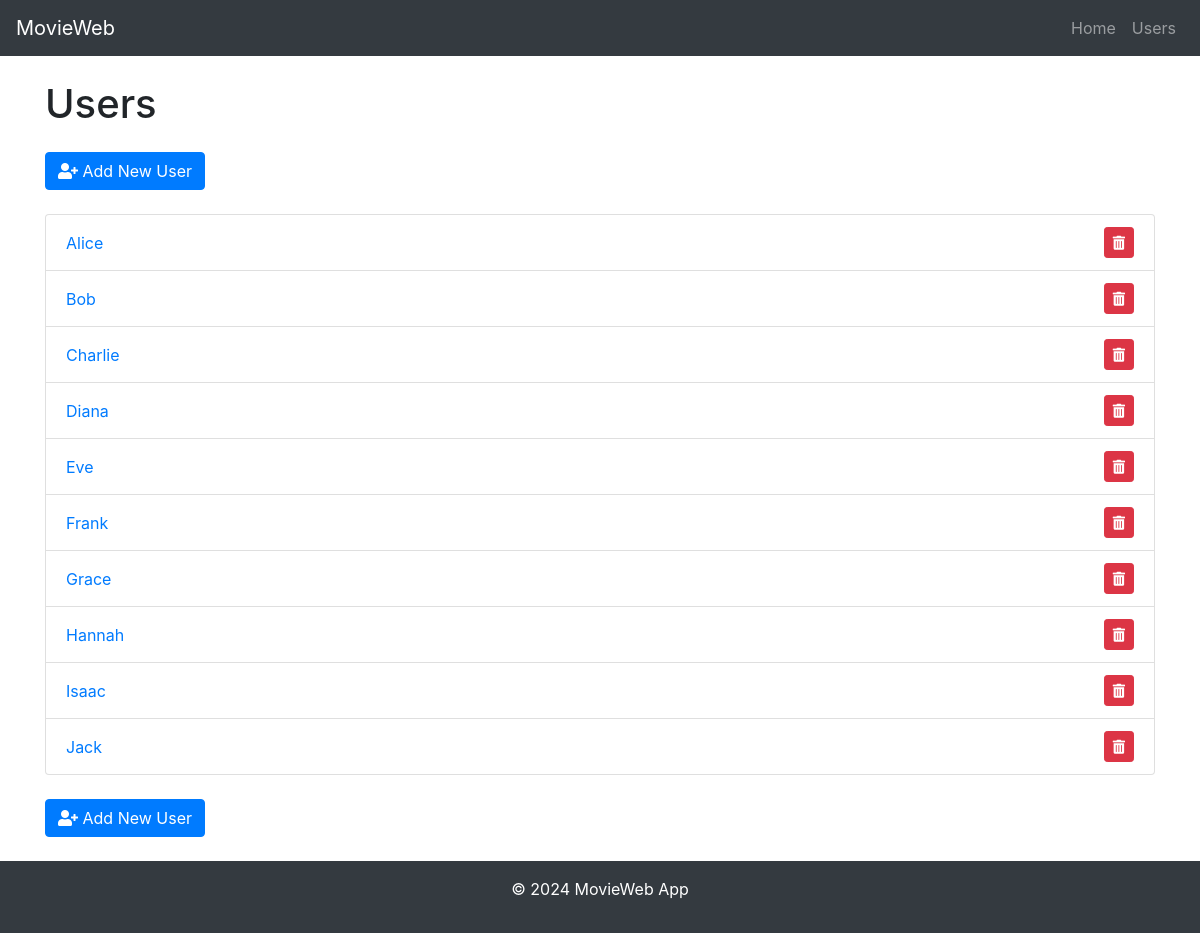
The app's page /users, older data.
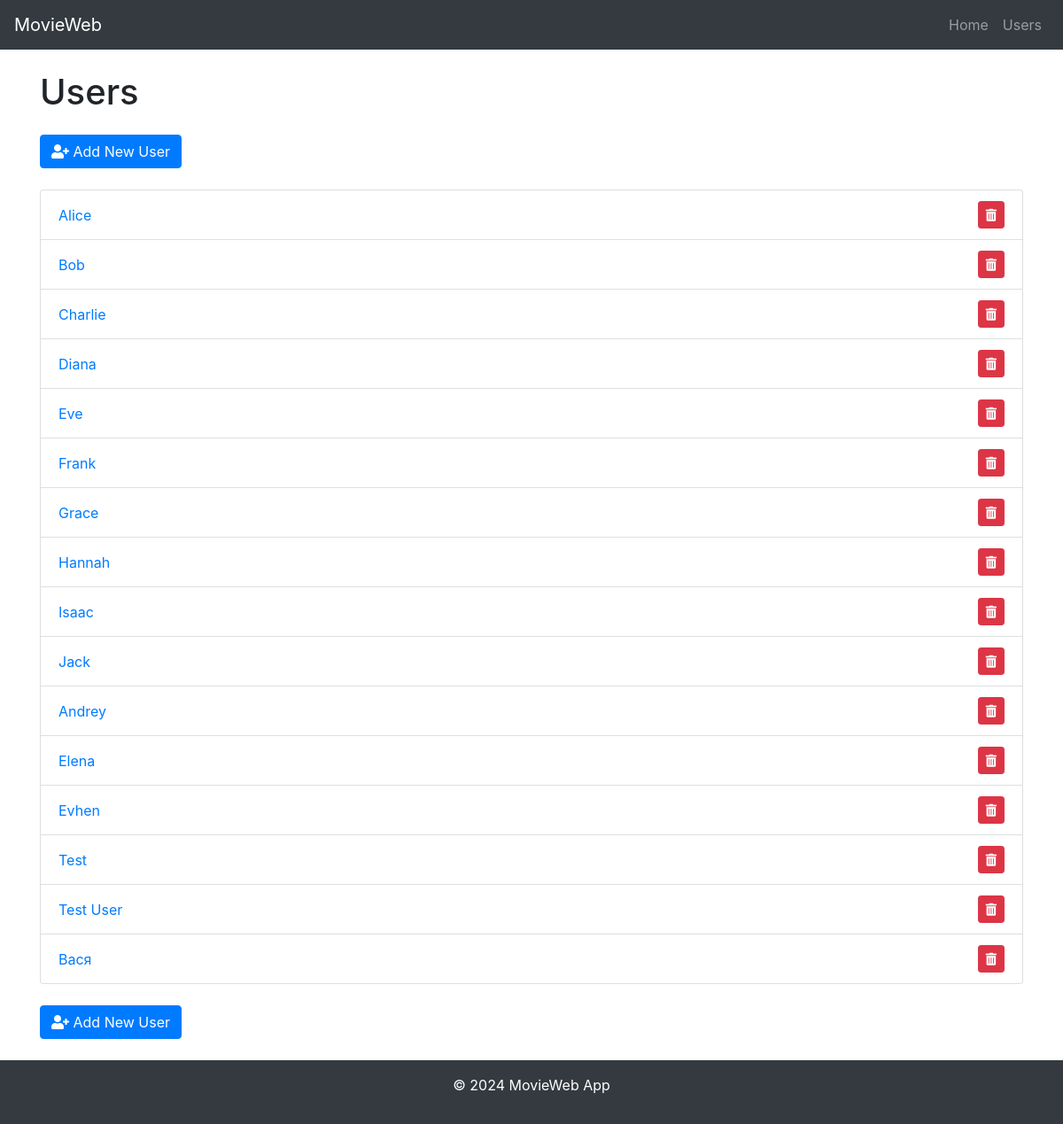
The same page, newer data.
### datamanager/models.py (models this page shows, shortened)
class BaseModel(db.Model):
    __abstract__ = True  # Mark this class as abstract; it won't be created as a table.

class User(BaseModel):
    __tablename__ = 'users'
    id = db.Column(db.Integer, primary_key=True, autoincrement=True)
    name = db.Column(db.String(100), nullable=False, unique=True)
    user_movies = db.relationship(
        'UserMovies',
        back_populates='user',
        cascade="all, delete-orphan"
    )

### routes/html_routes.py (the view)
    @html_routes.route('/users')
    @handle_errors()
    def list_users():
        users = data_manager.get_all_users()
        return render_template('users.html', users=users)

### datamanager/sqlite_data_manager.py (called while the page is built)
    def get_all_users(self):
        return User.query.all()

### templates/users.html (shortened to what this page needs)
{% extends "base.html" %}
{% block content %}
<div class="mt-4">
    <h1 class="mb-4">Users</h1>
    <div class="mt-4">
        <a href="{{ url_for('html_routes.add_user') }}" class="btn btn-primary">
            <i class="fas fa-user-plus"></i> Add New User
        </a>
    </div>
    <br>
    <ul class="list-group">
        {% for user in users %}
            <li class="list-group-item d-flex justify-content-between align-items-center">
                <a href="{{ url_for('html_routes.user_movies', user_id=user.id) }}" class="text-primary">
                    {{ user.name }}
                </a>
                <div>
                    <form action="{{ url_for('html_routes.delete_user', user_id=user.id) }}" method="POST" style="display:inline;">
                        <button type="submit" class="btn btn-danger btn-sm" onclick="return confirm('Are you sure you want to delete this user?')">
                            <i class="fas fa-trash-alt"></i>
                        </button>
                    </form>
                </div>
            </li>
        {% endfor %}
    </ul>
    <div class="mt-4">
        <a href="{{ url_for('html_routes.add_user') }}" class="btn btn-primary">
            <i class="fas fa-user-plus"></i> Add New User
        </a>
    </div>
    <br>
</div>
{% endblock %}

### templates/base.html (shortened to what this page needs)
<!DOCTYPE html>
<html lang="en">
<head>
    <link href="https://stackpath.bootstrapcdn.com/bootstrap/4.5.2/css/bootstrap.min.css" rel="stylesheet">
    <link href="https://cdnjs.cloudflare.com/ajax/libs/font-awesome/5.15.4/css/all.min.css" rel="stylesheet">
    <link rel="stylesheet" href="{{ url_for('static', filename='style.css') }}">
</head>
<body>
    <nav class="navbar navbar-expand-lg navbar-dark bg-dark">
        <a class="navbar-brand" href="{{ url_for('html_routes.home') }}">MovieWeb</a>
        <div class="collapse navbar-collapse" id="navbarNav">
            <ul class="navbar-nav ml-auto">
                <li class="nav-item">
                    <a class="nav-link" href="{{ url_for('html_routes.home') }}">Home</a>
                </li>
                <li class="nav-item">
                    <a class="nav-link" href="{{ url_for('html_routes.list_users') }}">Users</a>
                </li>
            </ul>
        </div>
    </nav>
    <main class="container mt-4">
        {% block content %}
        {% endblock %}
    </main>
    <footer class="bg-dark text-white text-center py-3">
        <p>&copy; 2024 MovieWeb App</p>
    </footer>
</body>
</html>

Row changes from the older to the newer data that the page shows:
added User: name "Andrey"
added User: name "Elena"
added User: name "Evhen"
added User: name "Test"
added User: name "Test User"
added User: name "Вася"
